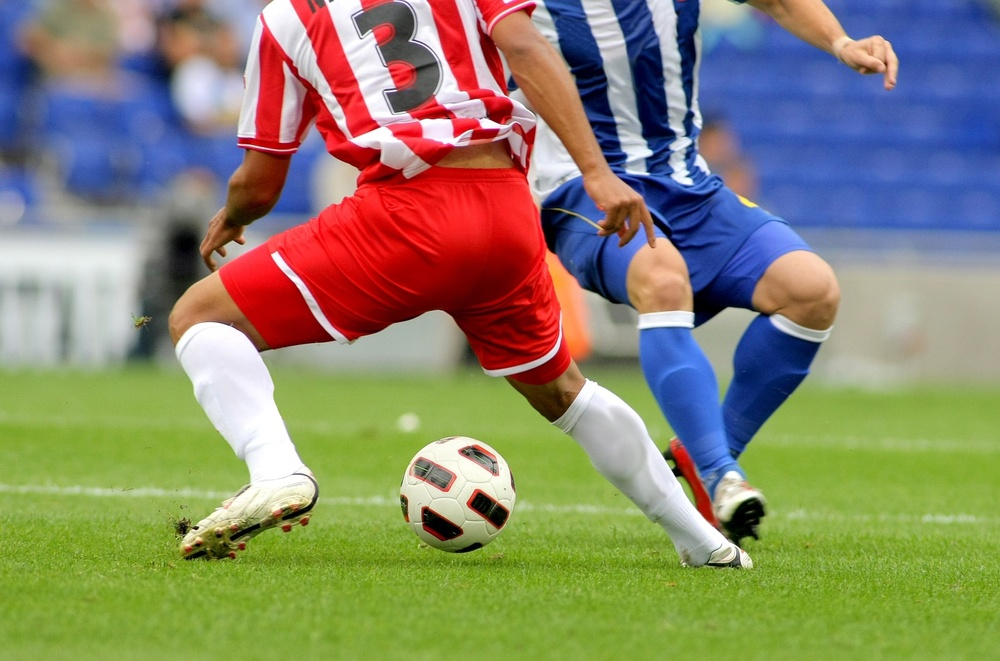
#> input picture ch3/soccer.jpg, 1000 x 661 px, shrunk from 1434 x 948 before the run
$ python 3-1.py
#> lines starting #> are read from the running program, lines starting #| are printed output that depends on the picture
import cv2 as cv
import sys

img=cv.imread('soccer.jpg')
#> img is the input picture: shape (661, 1000, 3); mean B, G, R 107.3, 133.3, 136.8

if img is None:
    sys.exit("Could not read the image.")

cv.imshow('Title', img)
#cv.imshow('Upper left half', img[0:img.shape[0]//2, 0:img.shape[1]//2, :])
#cv.imshow('Center', img[img.shape[0]//4:img.shape[0]*3//4, img.shape[1]//4:img.shape[1]*3//4, :])
cv.imshow('Red channel', img[0:img.shape[0]//2,0:img.shape[1]//2,2])
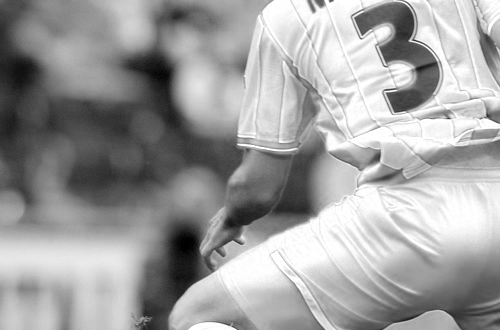
#> window 'Red channel': shape (330, 500); min 0, max 255, mean 158.8
cv.imshow('Green channel', img[:img.shape[0]//2,0:img.shape[1]//2,1])
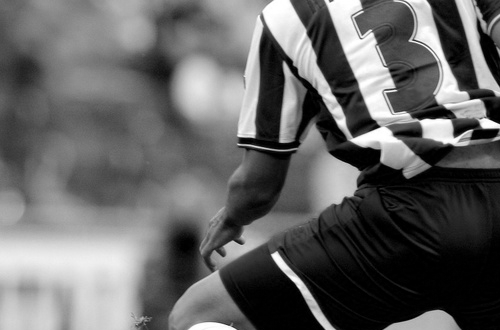
#> window 'Green channel': shape (330, 500); min 0, max 255, mean 101
cv.imshow('Blue channel', img[:img.shape[0]//2,0:img.shape[1]//2,0])
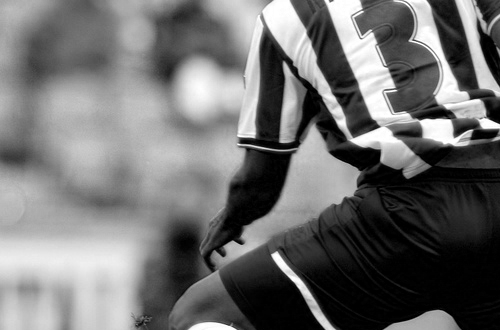
#> window 'Blue channel': shape (330, 500); min 0, max 255, mean 111.5


cv.waitKey()
cv.destroyAllWindows()

$ run again, with ch3/mistyroad.jpg copied over ch3/soccer.jpg
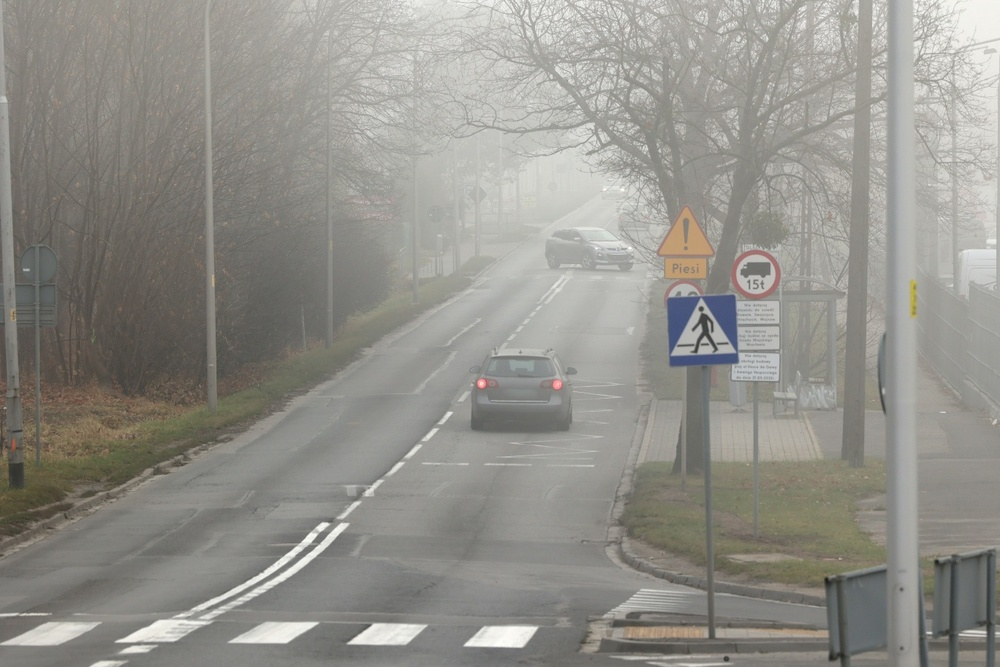
#> input picture ch3/mistyroad.jpg, 1000 x 667 px, shrunk from 1368 x 912 before the run
#> img is the input picture: shape (667, 1000, 3); mean B, G, R 138.7, 145, 146.5
#> `cv.imshow('Red channel', img[0:img.shape[0]//2,0:img.shape[1]//2,2])`:
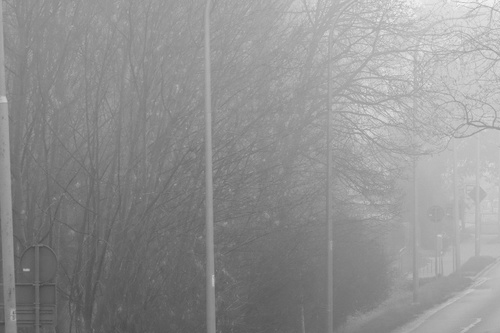
#> window 'Red channel': shape (333, 500); min 67, max 246, mean 144.7

$ run again, with ch3/rose.png saved as ch3/soccer.jpg
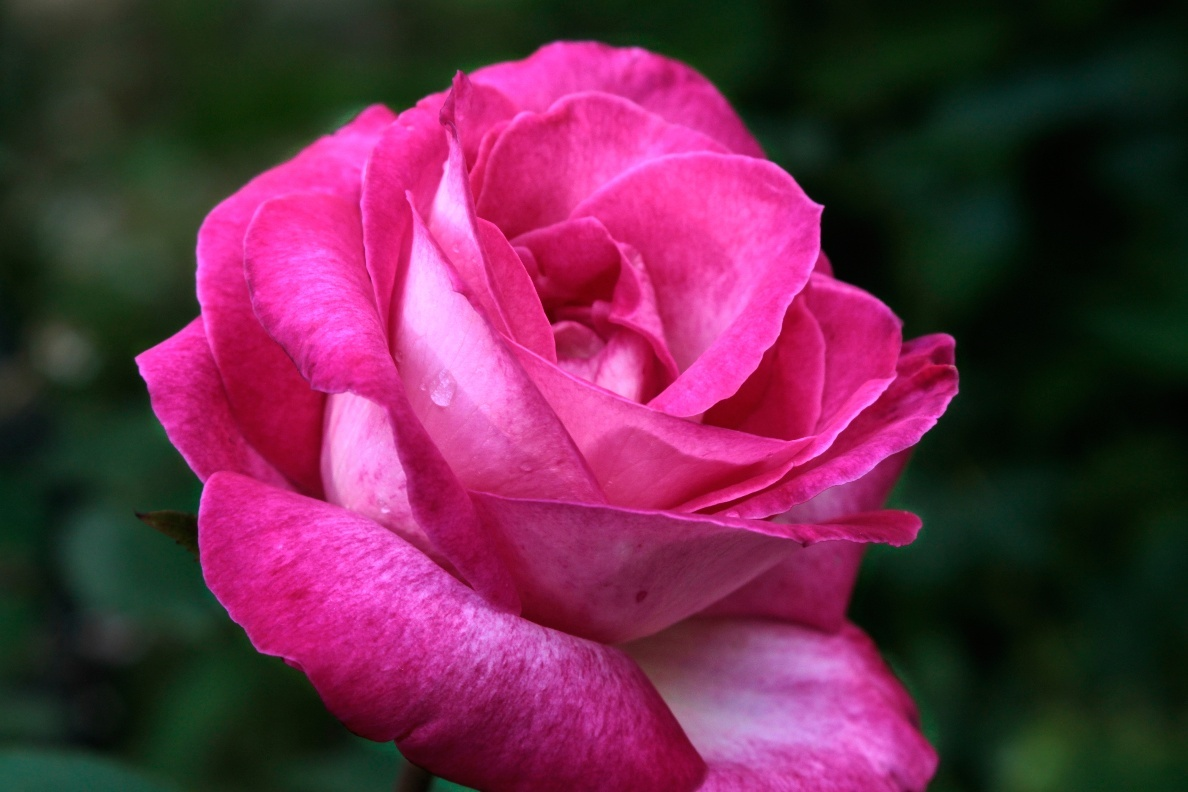
#> input picture ch3/rose.png, 1188 x 792 px
#> img is the input picture: shape (792, 1188, 3); mean B, G, R 74.2, 43.7, 103.7
#> `cv.imshow('Green channel', img[:img.shape[0]//2,0:img.shape[1]//2,1])`:
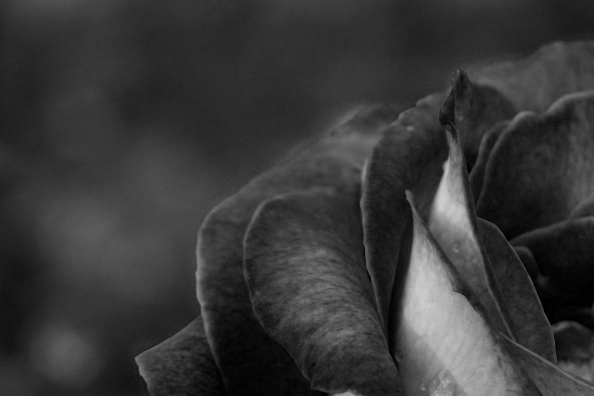
#> window 'Green channel': shape (396, 594); min 0, max 207, mean 55.4
#> `cv.imshow('Blue channel', img[:img.shape[0]//2,0:img.shape[1]//2,0])`:
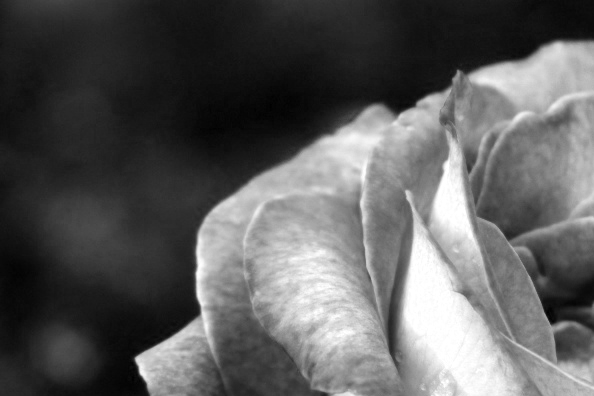
#> window 'Blue channel': shape (396, 594); min 0, max 255, mean 91.8
